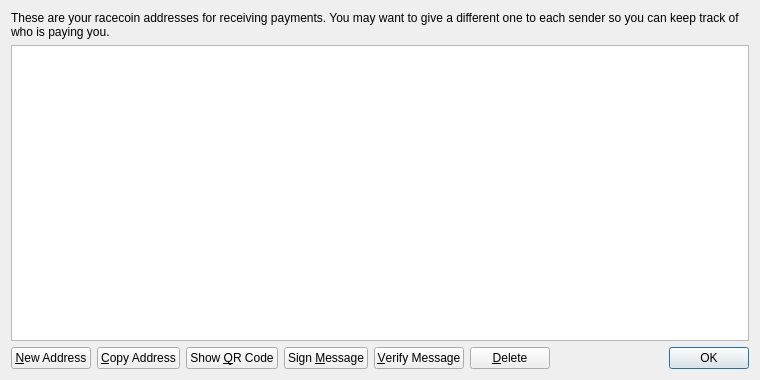
<?xml version="1.0" encoding="UTF-8"?>
<ui version="4.0">
 <class>AddressBookPage</class>
 <widget class="QWidget" name="AddressBookPage">
  <property name="geometry">
   <rect>
    <x>0</x>
    <y>0</y>
    <width>760</width>
    <height>380</height>
   </rect>
  </property>
  <property name="windowTitle">
   <string>Address Book</string>
  </property>
  <layout class="QVBoxLayout" name="verticalLayout">
   <item>
    <widget class="QLabel" name="labelExplanation">
     <property name="text">
      <string>These are your racecoin addresses for receiving payments. You may want to give a different one to each sender so you can keep track of who is paying you.</string>
     </property>
     <property name="textFormat">
      <enum>Qt::PlainText</enum>
     </property>
     <property name="wordWrap">
      <bool>true</bool>
     </property>
    </widget>
   </item>
   <item>
    <widget class="QTableView" name="tableView">
     <property name="contextMenuPolicy">
      <enum>Qt::CustomContextMenu</enum>
     </property>
     <property name="toolTip">
      <string>Double-click to edit address or label</string>
     </property>
     <property name="tabKeyNavigation">
      <bool>false</bool>
     </property>
     <property name="alternatingRowColors">
      <bool>true</bool>
     </property>
     <property name="selectionMode">
      <enum>QAbstractItemView::SingleSelection</enum>
     </property>
     <property name="selectionBehavior">
      <enum>QAbstractItemView::SelectRows</enum>
     </property>
     <property name="sortingEnabled">
      <bool>true</bool>
     </property>
     <attribute name="verticalHeaderVisible">
      <bool>false</bool>
     </attribute>
    </widget>
   </item>
   <item>
    <layout class="QHBoxLayout" name="horizontalLayout">
     <item>
      <widget class="QPushButton" name="newAddressButton">
       <property name="toolTip">
        <string>Create a new address</string>
       </property>
       <property name="text">
        <string>&amp;New Address</string>
       </property>
       <property name="icon">
        <iconset resource="../bitcoin.qrc">
         <normaloff>:/icons/add</normaloff>:/icons/add</iconset>
       </property>
      </widget>
     </item>
     <item>
      <widget class="QPushButton" name="copyToClipboard">
       <property name="toolTip">
        <string>Copy the currently selected address to the system clipboard</string>
       </property>
       <property name="text">
        <string>&amp;Copy Address</string>
       </property>
       <property name="icon">
        <iconset resource="../bitcoin.qrc">
         <normaloff>:/icons/editcopy</normaloff>:/icons/editcopy</iconset>
       </property>
      </widget>
     </item>
     <item>
      <widget class="QPushButton" name="showQRCode">
       <property name="text">
        <string>Show &amp;QR Code</string>
       </property>
       <property name="icon">
        <iconset resource="../bitcoin.qrc">
         <normaloff>:/icons/qrcode</normaloff>:/icons/qrcode</iconset>
       </property>
      </widget>
     </item>
     <item>
      <widget class="QPushButton" name="signMessage">
       <property name="toolTip">
        <string>Sign a message to prove you own a racecoin address</string>
       </property>
       <property name="text">
        <string>Sign &amp;Message</string>
       </property>
       <property name="icon">
        <iconset resource="../bitcoin.qrc">
         <normaloff>:/icons/edit</normaloff>:/icons/edit</iconset>
       </property>
      </widget>
     </item>
     <item>
      <widget class="QPushButton" name="verifyMessage">
       <property name="toolTip">
        <string>Verify a message to ensure it was signed with a specified racecoin address</string>
       </property>
       <property name="text">
        <string>&amp;Verify Message</string>
       </property>
       <property name="icon">
        <iconset resource="../bitcoin.qrc">
         <normaloff>:/icons/transaction_0</normaloff>:/icons/transaction_0</iconset>
       </property>
      </widget>
     </item>
     <item>
      <widget class="QPushButton" name="deleteButton">
       <property name="toolTip">
        <string>Delete the currently selected address from the list</string>
       </property>
       <property name="text">
        <string>&amp;Delete</string>
       </property>
       <property name="icon">
        <iconset resource="../bitcoin.qrc">
         <normaloff>:/icons/remove</normaloff>:/icons/remove</iconset>
       </property>
      </widget>
     </item>
     <item>
      <spacer name="horizontalSpacer">
       <property name="orientation">
        <enum>Qt::Horizontal</enum>
       </property>
       <property name="sizeHint" stdset="0">
        <size>
         <width>40</width>
         <height>20</height>
        </size>
       </property>
      </spacer>
     </item>
     <item>
      <widget class="QDialogButtonBox" name="buttonBox">
       <property name="sizePolicy">
        <sizepolicy hsizetype="Maximum" vsizetype="Fixed">
         <horstretch>0</horstretch>
         <verstretch>0</verstretch>
        </sizepolicy>
       </property>
       <property name="standardButtons">
        <set>QDialogButtonBox::Ok</set>
       </property>
      </widget>
     </item>
    </layout>
   </item>
  </layout>
 </widget>
 <resources>
  <include location="../bitcoin.qrc"/>
 </resources>
 <connections/>
</ui>
